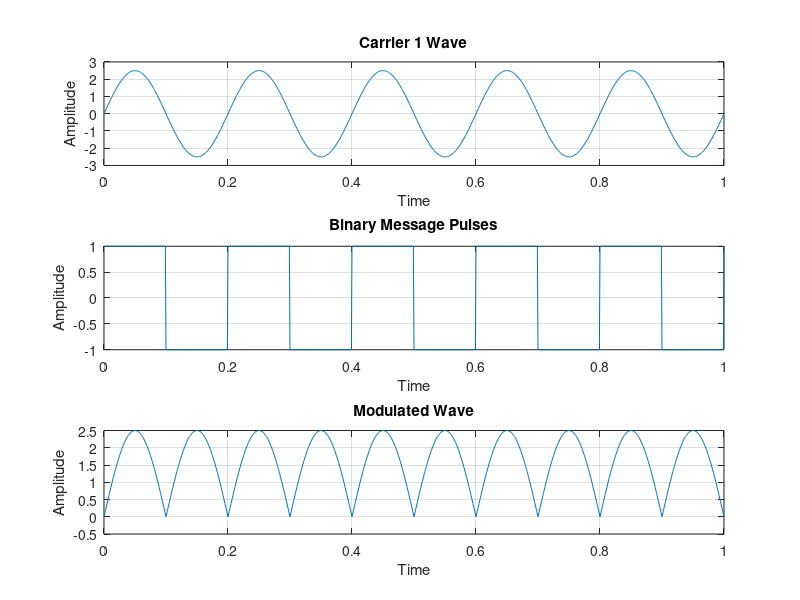

This figure's MATLAB source:
clc;
close all                         %for closing all the window except command window
clear all                         %for deleting all the variables from the memory
fc1=input('Enter the freq of 1st Sine Wave carrier:');
fp=input('Enter the freq of Periodic Binary pulse (Message):');
amp=input('Enter the amplitude (For Both Carrier & Binary Pulse Message):');
amp=amp/2;
t=0:0.001:1;                       % For setting the sampling interval
c1=amp.*sin(2*pi*fc1*t);           % For Generating 1st Carrier Sine wave
subplot(3,1,1);                    %For Plotting The Carrier wave
plot(t,c1)
xlabel('Time')
ylabel('Amplitude')
title('Carrier 1 Wave')
grid on;
m=square(2*pi*fp*t);       %For Generating Square wave message
subplot(3,1,2)                      %For Plotting The Square Binary Pulse (Message)
plot(t,m)
xlabel('Time')
ylabel('Amplitude')
title('Binary Message Pulses')
grid on;
for i=0:1000                        %here we are generating the modulated wave
    if (m(i+1)==1)
        s(i+1)=c1(i+1);
        else
        s(i+1)=-c1(i+1);
    end
end
subplot(3,1,3) %For Plotting The Modulated wave
plot(t,s)
xlabel('Time')
ylabel('Amplitude')
title('Modulated Wave')
grid on;